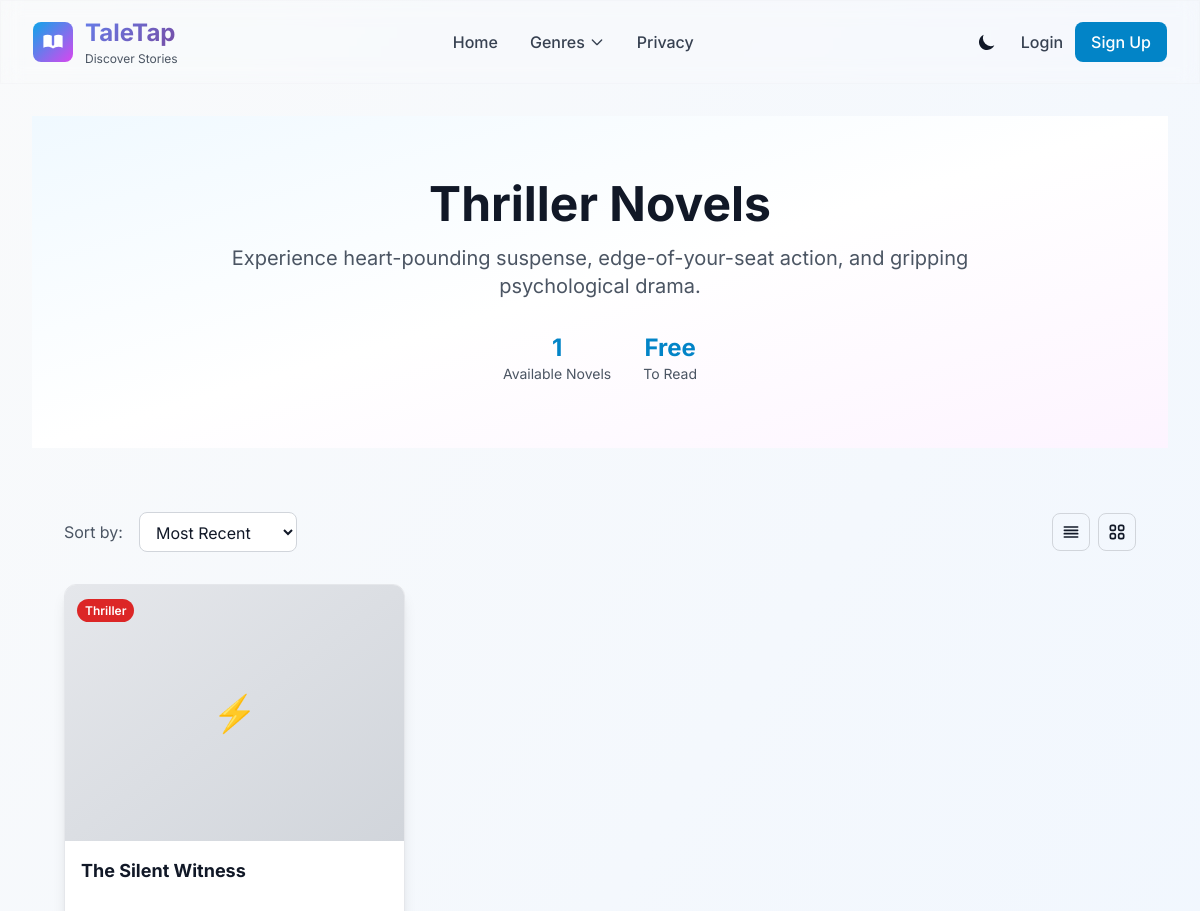
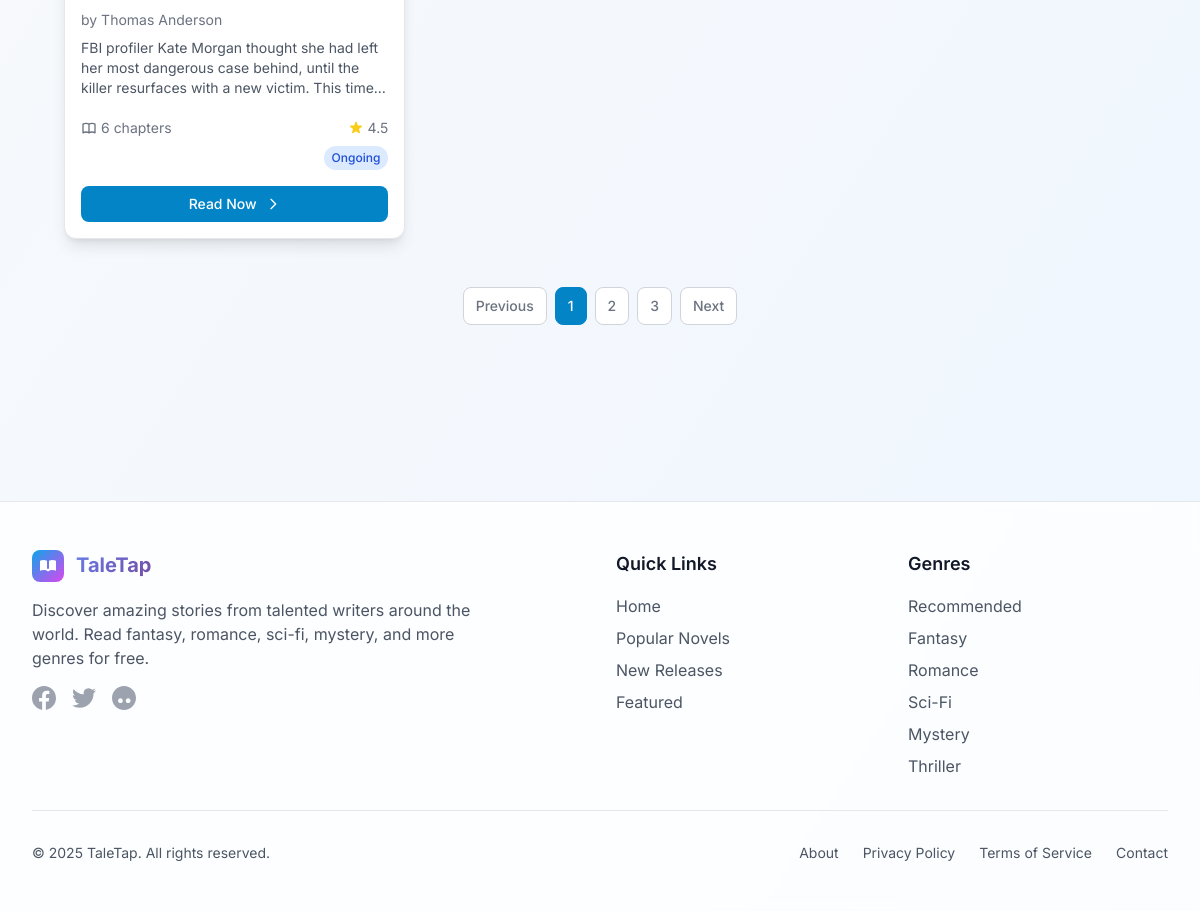
Page /category/Thriller on the committed database (2 pictures, top to bottom).
### models.py (models this page shows)
class Novel(db.Model):
    id = db.Column(db.Integer, primary_key=True)
    title = db.Column(db.String(100), nullable=False)
    description = db.Column(db.Text, nullable=False)
    cover_image = db.Column(db.String(200))  # 封面图片路径
    chapters = db.relationship('Chapter', backref='novel', lazy=True)
    category = db.Column(db.String(50))
    author = db.Column(db.String(100), default='Unknown Author')
    rating = db.Column(db.Float, default=0.0)
    total_reads = db.Column(db.Integer, default=0)
    total_bookmarks = db.Column(db.Integer, default=0)
    total_reviews = db.Column(db.Integer, default=0)
    status = db.Column(db.String(20), default='ongoing')  # 'ongoing', 'completed', 'hiatus'
    created_at = db.Column(db.DateTime, default=lambda: datetime.utcnow())
    updated_at = db.Column(db.DateTime, default=lambda: datetime.utcnow(), onupdate=lambda: datetime.utcnow())

### app.py (the view)
@app.route('/category/<string:category>')
def category(category):
    novels = Novel.query.filter_by(category=category).all()
    return render_template('category.html', novels=novels, category=category, meta_description=f"Explore {category} novels on TaleTap.")

### templates/category.html (shortened to what this page needs)
{% extends 'base.html' %}
{% block content %}
<section class="bg-gradient-to-br from-primary-50 via-white to-accent-50 dark:from-gray-900 dark:via-gray-800 dark:to-gray-900 py-16">
    <div class="max-w-7xl mx-auto px-4 sm:px-6 lg:px-8">
        <div class="text-center">
            <h1 class="text-4xl md:text-5xl font-bold text-gray-900 dark:text-white mb-4">
                {{ category }} Novels
            </h1>
            <p class="text-xl text-gray-600 dark:text-gray-300 max-w-3xl mx-auto">
                {% if category == 'Fantasy' %}
                    Embark on magical journeys filled with wizards, dragons, and epic adventures in fantastical realms.
                {% elif category == 'Romance' %}
                    Discover heartwarming love stories that will make you believe in the power of true love.
                {% elif category == 'Recommended' %}
                    Our carefully curated selection of the best novels across all genres, handpicked just for you.
                {% elif category == 'Sci-Fi' %}
                    Explore futuristic worlds, advanced technology, and mind-bending scientific concepts.
                {% elif category == 'Mystery' %}
                    Unravel thrilling mysteries, solve puzzling crimes, and follow compelling detective stories.
                {% elif category == 'Thriller' %}
                    Experience heart-pounding suspense, edge-of-your-seat action, and gripping psychological drama.
                {% else %}
                    Discover amazing stories in the {{ category }} genre.
                {% endif %}
            </p>
            <div class="flex justify-center items-center mt-8 space-x-8">
                <div class="text-center">
                    <div class="text-2xl font-bold text-primary-600 dark:text-primary-400">{{ novels|length }}</div>
                    <div class="text-sm text-gray-600 dark:text-gray-400">Available Novels</div>
                </div>
                <div class="text-center">
                    <div class="text-2xl font-bold text-primary-600 dark:text-primary-400">Free</div>
                    <div class="text-sm text-gray-600 dark:text-gray-400">To Read</div>
                </div>
            </div>
        </div>
    </div>
</section>
<section class="py-16">
    <div class="max-w-7xl mx-auto px-4 sm:px-6 lg:px-8">
        {% if novels %}
            <div class="flex flex-col sm:flex-row justify-between items-start sm:items-center mb-8 gap-4">
                <div class="flex items-center space-x-4">
                    <span class="text-gray-600 dark:text-gray-400">Sort by:</span>
                    <select class="px-3 py-2 border border-gray-300 dark:border-gray-600 rounded-lg bg-white dark:bg-gray-800 text-gray-900 dark:text-white focus:outline-none focus:ring-2 focus:ring-primary-500">
                        <option>Most Recent</option>
                    </select>
                </div>
                <div class="flex items-center space-x-2">
                    <button class="p-2 border border-gray-300 dark:border-gray-600 rounded-lg hover:bg-gray-50 dark:hover:bg-gray-700 transition-colors">
                        <svg class="w-5 h-5" fill="none" stroke="currentColor" viewBox="0 0 24 24">
                            <path stroke-linecap="round" stroke-linejoin="round" stroke-width="2" d="M4 6h16M4 10h16M4 14h16M4 18h16"/>
                        </svg>
                    </button>
                    <button class="p-2 border border-gray-300 dark:border-gray-600 rounded-lg hover:bg-gray-50 dark:hover:bg-gray-700 transition-colors">
                    </button>
                </div>
            </div>
            <div class="grid grid-cols-1 sm:grid-cols-2 lg:grid-cols-3 xl:grid-cols-4 gap-6">
                {% for novel in novels %}
                <article class="novel-card group bg-white dark:bg-gray-800 rounded-xl shadow-lg overflow-hidden hover-lift transition-all duration-300 border border-gray-200 dark:border-gray-700 flex flex-col">
                    <div class="relative overflow-hidden">
                        {% if novel.cover_image %}
                        <img src="{{ url_for('static', filename='img/' + novel.cover_image) }}"
                             alt="{{ novel.title }} cover"
                             class="w-full h-64 object-cover group-hover:scale-105 transition-transform duration-300"
                             loading="lazy">
                        {% else %}
                        <div class="w-full h-64 bg-gradient-to-br
                            {% if category == 'Fantasy' %}from-purple-200 to-purple-300 dark:from-purple-700 dark:to-purple-600{% elif category == 'Romance' %}from-pink-200 to-pink-300 dark:from-pink-700 dark:to-pink-600{% else %}from-gray-200 to-gray-300 dark:from-gray-700 dark:to-gray-600{% endif %}
                            flex items-center justify-center">
                            {% if category == 'Fantasy' %}
                            <span class="text-4xl">🐉</span>
                            {% elif category == 'Romance' %}
                            <span class="text-4xl">💕</span>
                            {% elif category == 'Sci-Fi' %}
                            <span class="text-4xl">🚀</span>
                            {% elif category == 'Mystery' %}
                            <span class="text-4xl">🔍</span>
                            {% elif category == 'Thriller' %}
                            <span class="text-4xl">⚡</span>
                            {% endif %}
                        </div>
                        {% endif %}
                        <div class="absolute top-3 left-3">
                            <span class="px-2 py-1 text-xs font-semibold text-white rounded-full
                                {% if category == 'Fantasy' %}bg-purple-600{% elif category == 'Romance' %}bg-pink-600{% elif category == 'Sci-Fi' %}bg-blue-600{% elif category == 'Mystery' %}bg-yellow-600{% elif category == 'Thriller' %}bg-red-600{% else %}bg-primary-600{% endif %}">
                                {{ novel.category or category }}
                            </span>
                        </div>
                    </div>
                    <div class="p-4 flex flex-col flex-grow">
                        <div class="flex-grow">
                            <h3 class="text-lg font-bold text-gray-900 dark:text-white mb-2 h-14 line-clamp-2 group-hover:text-primary-600 dark:group-hover:text-primary-400 transition-colors">
                                {{ novel.title }}
                            </h3>
                        {% if novel.author %}
                        <p class="text-sm text-gray-500 dark:text-gray-400 mb-2">by {{ novel.author }}</p>
                        {% endif %}
                            <p class="text-gray-600 dark:text-gray-300 text-sm mb-4 h-16 line-clamp-3">
                                {{ novel.description[:150] }}{% if novel.description|length > 150 %}...{% endif %}
                            </p>
                            <div class="flex items-center justify-between text-sm text-gray-500 dark:text-gray-400 mb-2">
                                <div class="flex items-center">
                                    {{ novel.chapters|length or 0 }} chapters
                                </div>
                                {% if novel.rating %}
                                <div class="flex items-center">
                                    {{ novel.rating }}
                                </div>
                                {% endif %}
                            </div>
                            <div class="flex justify-end mb-4">
                                {% if novel.status == 'completed' %}
                                <span class="px-2 py-1 text-xs font-medium text-green-700 bg-green-100 dark:text-green-400 dark:bg-green-900/30 rounded-full">
                                    Completed
                                </span>
                                {% elif novel.status == 'hiatus' %}
                                <span class="px-2 py-1 text-xs font-medium text-yellow-700 bg-yellow-100 dark:text-yellow-400 dark:bg-yellow-900/30 rounded-full">
                                    Hiatus
                                </span>
                                {% else %}
                                <span class="px-2 py-1 text-xs font-medium text-blue-700 bg-blue-100 dark:text-blue-400 dark:bg-blue-900/30 rounded-full">
                                    Ongoing
                                </span>
                                {% endif %}
                            </div>
                        </div>
                        <a href="{{ url_for('novel', novel_id=novel.id) }}"
                           class="inline-flex items-center justify-center w-full px-4 py-2 text-sm font-medium text-white bg-primary-600 hover:bg-primary-700 rounded-lg transition-colors group-hover:shadow-lg mt-auto">
                            Read Now
                            <svg class="w-4 h-4 ml-2" fill="none" stroke="currentColor" viewBox="0 0 24 24">
                                <path stroke-linecap="round" stroke-linejoin="round" stroke-width="2" d="M9 5l7 7-7 7"/>
                            </svg>
                        </a>
                    </div>
                </article>
                {% endfor %}
            </div>
            <div class="flex justify-center mt-12">
                <nav class="flex items-center space-x-2">
                    <button class="px-3 py-2 text-sm font-medium text-gray-500 bg-white border border-gray-300 rounded-lg hover:bg-gray-50 dark:bg-gray-800 dark:border-gray-600 dark:text-gray-400 dark:hover:bg-gray-700">
                        Previous
                    </button>
                    <button class="px-3 py-2 text-sm font-medium text-white bg-primary-600 border border-primary-600 rounded-lg">
                        1
                    </button>
                    <button class="px-3 py-2 text-sm font-medium text-gray-500 bg-white border border-gray-300 rounded-lg hover:bg-gray-50 dark:bg-gray-800 dark:border-gray-600 dark:text-gray-400 dark:hover:bg-gray-700">
                        2
                    </button>
                    <button class="px-3 py-2 text-sm font-medium text-gray-500 bg-white border border-gray-300 rounded-lg hover:bg-gray-50 dark:bg-gray-800 dark:border-gray-600 dark:text-gray-400 dark:hover:bg-gray-700">
                        3
                    </button>
                    <button class="px-3 py-2 text-sm font-medium text-gray-500 bg-white border border-gray-300 rounded-lg hover:bg-gray-50 dark:bg-gray-800 dark:border-gray-600 dark:text-gray-400 dark:hover:bg-gray-700">
                        Next
                    </button>
                </nav>
            </div>
        {% endif %}
    </div>
</section>
{% endblock %}

### templates/base.html (style rules this page uses)
.hover-lift { transition: all 0.3s ease; }
.line-clamp-2 { display: -webkit-box; -webkit-box-orient: vertical; overflow: hidden; }
.line-clamp-3 { display: -webkit-box; -webkit-box-orient: vertical; overflow: hidden; }

### rows in the picture
Novel: category "Thriller", title "The Silent Witness", author "Thomas Anderson", description "FBI profiler Kate Morgan thought she had left her most dangerous case behind, until the killer resurfaces with a new victim. This…", chapters|length "6", rating "4.5", status "Ongoing"

### other values in the picture
{{ novels|length }} "1"
